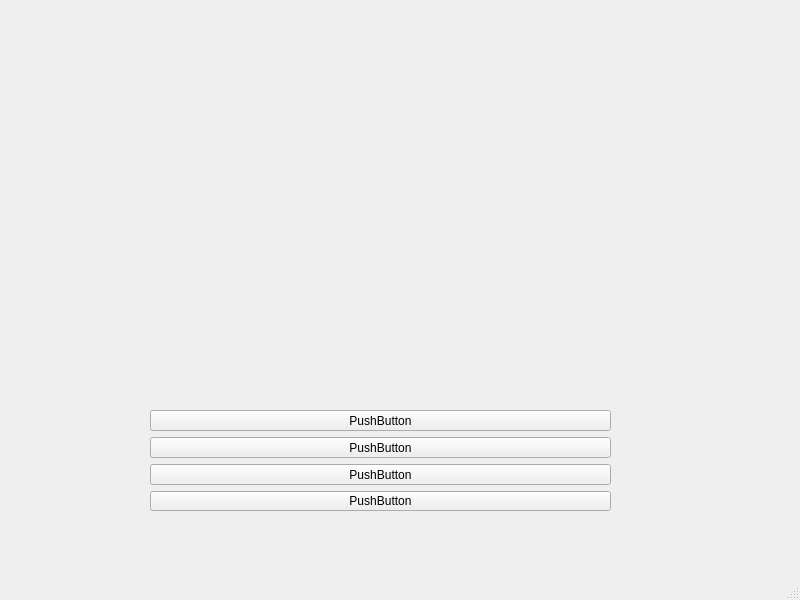
<?xml version="1.0" encoding="UTF-8"?>
<ui version="4.0">
 <class>MainWindow</class>
 <widget class="QMainWindow" name="MainWindow">
  <property name="geometry">
   <rect>
    <x>0</x>
    <y>0</y>
    <width>800</width>
    <height>600</height>
   </rect>
  </property>
  <property name="windowTitle">
   <string>MainWindow</string>
  </property>
  <widget class="QWidget" name="centralwidget">
   <widget class="QWidget" name="verticalLayoutWidget">
    <property name="geometry">
     <rect>
      <x>150</x>
      <y>410</y>
      <width>461</width>
      <height>101</height>
     </rect>
    </property>
    <layout class="QVBoxLayout" name="verticalLayout">
     <item>
      <widget class="QPushButton" name="pushButton">
       <property name="text">
        <string>PushButton</string>
       </property>
      </widget>
     </item>
     <item>
      <widget class="QPushButton" name="pushButton_2">
       <property name="text">
        <string>PushButton</string>
       </property>
      </widget>
     </item>
     <item>
      <widget class="QPushButton" name="pushButton_4">
       <property name="text">
        <string>PushButton</string>
       </property>
      </widget>
     </item>
     <item>
      <widget class="QPushButton" name="pushButton_3">
       <property name="text">
        <string>PushButton</string>
       </property>
      </widget>
     </item>
    </layout>
   </widget>
  </widget>
  <widget class="QMenuBar" name="menubar">
   <property name="geometry">
    <rect>
     <x>0</x>
     <y>0</y>
     <width>800</width>
     <height>26</height>
    </rect>
   </property>
  </widget>
  <widget class="QStatusBar" name="statusbar"/>
 </widget>
 <resources/>
 <connections/>
</ui>
